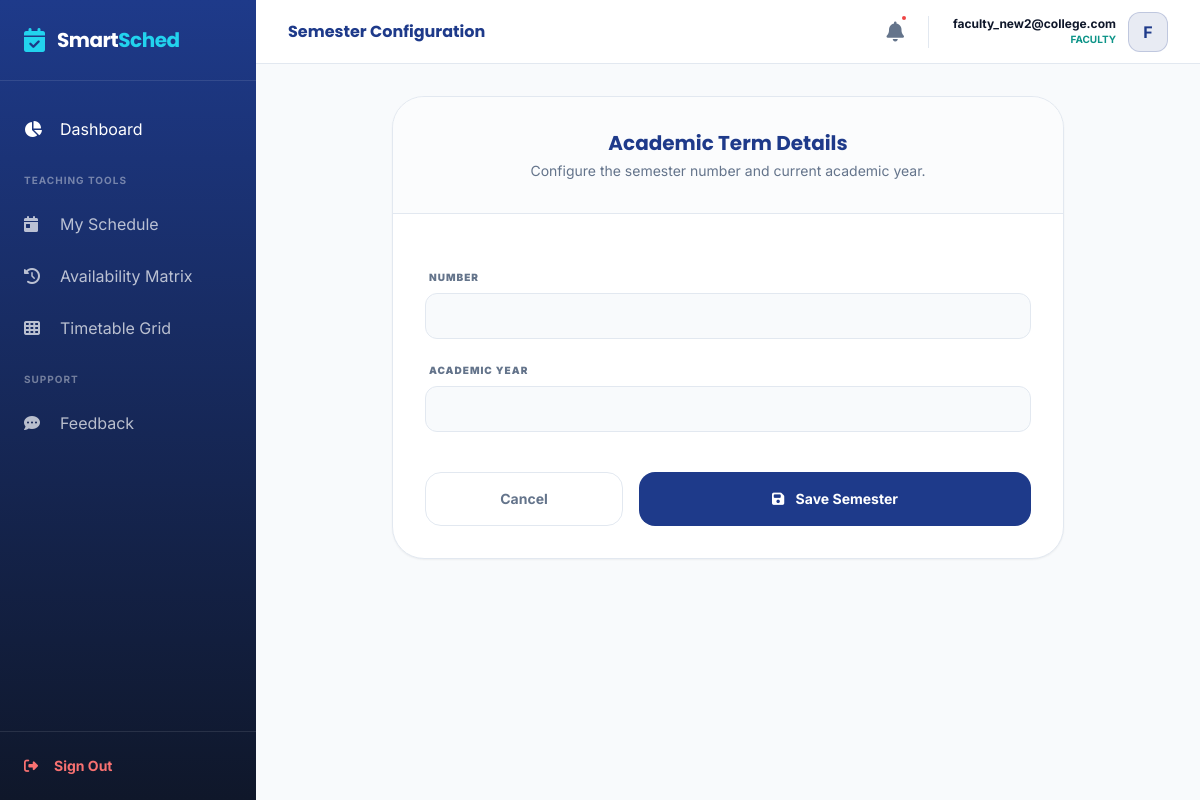
Page /core/semesters/add/ (signed in) on the committed database.
### accounts/models.py (models this page shows, shortened)
class User(AbstractUser):
    ADMIN = 'admin'
    FACULTY = 'faculty'
    ROLE_CHOICES = [
        (ADMIN, 'Admin/HOD'),
        (FACULTY, 'Faculty/User'),
    ]
    username = None
    email = models.EmailField(unique=True)
    role = models.CharField(max_length=10, choices=ROLE_CHOICES, default=FACULTY)
    profile_picture = models.ImageField(upload_to='profiles/', null=True, blank=True)
    is_verified = models.BooleanField(default=False)
    login_count = models.PositiveIntegerField(default=0)
    USERNAME_FIELD = 'email'
    REQUIRED_FIELDS = []
    objects = CustomUserManager()

### core/views.py (the view)
# urls.py: path('semesters/add/', views.SemesterCreateView.as_view(), name='semester_add'),
class SemesterCreateView(LoginRequiredMixin, CreateView):
    model = Semester
    fields = ['number', 'academic_year']
    template_name = 'core/semester_form.html'
    success_url = reverse_lazy('department_list')

### templates/core/semester_form.html (shortened to what this page needs)
{% extends 'base_dashboard.html' %}
{% block header_title %}Semester Configuration{% endblock %}
{% block content %}
<div class="max-w-2xl mx-auto fade-in-up">
    <div class="bg-white rounded-[32px] border border-borderSubtle shadow-sm overflow-hidden">
        <div class="p-8 border-b border-borderSubtle bg-bgSoft/50 text-center">
            <h3 class="font-display text-xl font-bold text-primary">Academic Term Details</h3>
            <p class="text-textGray text-sm mt-1">Configure the semester number and current academic year.</p>
        </div>
        <form method="POST" class="p-8 space-y-6">
            {% for field in form %}
            <div class="flex flex-col gap-2">
                <label class="text-[10px] font-black text-textGray uppercase tracking-widest ml-1">
                    {{ field.label }}
                </label>
                {{ field }}
            </div>
            {% endfor %}
            <div class="flex gap-4 pt-4">
                <a href="{% url 'department_list' %}" class="flex-1 text-center py-4 rounded-2xl border border-borderSubtle text-textGray font-bold text-sm hover:bg-bgSoft transition-all">
                    Cancel
                </a>
                <button type="submit" class="flex-[2] btn-glow bg-primary text-white py-4 rounded-2xl font-bold text-sm transition-all hover:scale-[1.02]">
                    <i class="fa-solid fa-floppy-disk mr-2"></i> Save Semester
                </button>
            </div>
        </form>
    </div>
</div>
{% endblock %}

### templates/base_dashboard.html (shortened to what this page needs)
{% load static %}
<!DOCTYPE html>
<html lang="en">
<head>
    <script src="https://cdn.tailwindcss.com"></script>
    <link rel="stylesheet" href="https://cdnjs.cloudflare.com/ajax/libs/font-awesome/6.4.0/css/all.min.css">
</head>
<body class="bg-bgSoft font-sans text-textDark">
    <aside class="fixed inset-y-0 left-0 w-64 sidebar-gradient text-white hidden md:flex flex-col z-50">
        <div class="p-6 border-b border-white/10">
            <a href="/" class="flex items-center gap-3">
                <i class="fa-solid fa-calendar-check text-highlight text-2xl"></i>
                <span class="font-display text-xl font-bold tracking-tight">Smart<span
                        class="text-highlight">Sched</span></span>
            </a>
        </div>
        <nav class="flex-grow py-6 space-y-1">
            <a href="{% if user.role == 'admin' %}{% url 'admin_dashboard' %}{% else %}{% url 'user_dashboard' %}{% endif %}"
                class="flex items-center gap-4 px-6 py-3 hover:bg-white/5 transition-all {% if 'dashboard' in request.path %}nav-active{% endif %}">
                <i class="fa-solid fa-chart-pie w-5"></i> Dashboard
            </a>
            {% if user.role == 'admin' %}
            <div class="px-6 pt-4 pb-2 text-[10px] font-bold text-white/40 uppercase tracking-widest">Academic Core
            </div>
            <div class="px-6 pt-4 pb-2 text-[10px] font-bold text-white/40 uppercase tracking-widest">Academic Core
            </div>
            <a href="{% url 'department_list' %}"
                class="flex items-center gap-4 px-6 py-3 hover:bg-white/5 transition-all text-white/70 {% if 'department' in request.path %}nav-active{% endif %}">
                <i class="fa-solid fa-sitemap w-5"></i> Departments
            </a>
            <a href="{% url 'semester_add' %}"
                class="flex items-center gap-4 px-6 py-3 hover:bg-white/5 transition-all text-white/70 {% if 'semester' in request.path %}nav-active{% endif %}">
                <i class="fa-solid fa-layer-group w-5"></i> Semesters
            </a>
            <a href="{% url 'section_add' %}"
                class="flex items-center gap-4 px-6 py-3 hover:bg-white/5 transition-all text-white/70 {% if 'section' in request.path %}nav-active{% endif %}">
                <i class="fa-solid fa-users-rectangle w-5"></i> Sections
            </a>
            <a href="{% url 'classroom_list' %}"
                class="flex items-center gap-4 px-6 py-3 hover:bg-white/5 transition-all text-white/70 {% if 'classroom' in request.path %}nav-active{% endif %}">
                <i class="fa-solid fa-door-open w-5"></i> Classrooms
            </a>
            <a href="{% url 'subject_list' %}"
                class="flex items-center gap-4 px-6 py-3 hover:bg-white/5 transition-all text-white/70 {% if 'subject' in request.path %}nav-active{% endif %}">
                <i class="fa-solid fa-book w-5"></i> Subjects
            </a>
            <div class="px-6 pt-4 pb-2 text-[10px] font-bold text-white/40 uppercase tracking-widest">Planning</div>
            <a href="{% url 'faculty_list' %}"
                class="flex items-center gap-4 px-6 py-3 hover:bg-white/5 transition-all text-white/70 {% if 'faculty' in request.path %}nav-active{% endif %}">
                <i class="fa-solid fa-user-tie w-5"></i> Faculty
            </a>
            <a href="{% url 'generate_timetable' %}"
                class="flex items-center gap-4 px-6 py-3 hover:bg-white/5 transition-all text-white/70 {% if 'generate' in request.path %}nav-active{% endif %}">
                <i class="fa-solid fa-wand-magic-sparkles w-5"></i> Scheduler
            </a>
            {% else %}
            <div class="px-6 pt-4 pb-2 text-[10px] font-bold text-white/40 uppercase tracking-widest">Teaching Tools
            </div>
            <a href="{% url 'user_dashboard' %}"
                class="flex items-center gap-4 px-6 py-3 hover:bg-white/5 transition-all text-white/70 {% if 'user_dashboard' in request.resolver_match.url_name %}nav-active{% endif %}">
                <i class="fa-solid fa-calendar-day w-5"></i> My Schedule
            </a>
            <a href="{% url 'faculty_availability' %}"
                class="flex items-center gap-4 px-6 py-3 hover:bg-white/5 transition-all text-white/70 {% if 'availability' in request.path %}nav-active{% endif %}">
                <i class="fa-solid fa-clock-rotate-left w-5"></i> Availability Matrix
            </a>
            {% endif %}
            <a href="{% url 'timetable_view' %}"
                class="flex items-center gap-4 px-6 py-3 hover:bg-white/5 transition-all text-white/70 {% if 'view' in request.path and 'timetable' in request.path %}nav-active{% endif %}">
                <i class="fa-solid fa-table-cells w-5"></i> Timetable Grid
            </a>
            <div class="px-6 pt-4 pb-2 text-[10px] font-bold text-white/40 uppercase tracking-widest">Support</div>
            <a href="{% if user.role == 'admin' %}{% url 'admin_feedback_list' %}{% else %}{% url 'feedback_create' %}{% endif %}"
                class="flex items-center gap-4 px-6 py-3 hover:bg-white/5 transition-all text-white/70 {% if 'feedback' in request.path %}nav-active{% endif %}">
                <i class="fa-solid fa-comment-dots w-5"></i> Feedback
            </a>
        </nav>
        <div class="p-6 border-t border-white/10">
            <a href="{% url 'logout' %}"
                class="flex items-center gap-4 text-red-400 hover:text-red-300 text-sm font-bold transition-colors">
                <i class="fa-solid fa-right-from-bracket"></i> Sign Out
            </a>
        </div>
    </aside>
    <div class="md:ml-64 flex flex-col min-h-screen">
        <header
            class="h-16 bg-white border-b border-borderSubtle flex items-center justify-between px-8 sticky top-0 z-40">
            <h1 class="font-display font-bold text-primary">{% block header_title %}System Overview{% endblock %}</h1>
            <div class="flex items-center gap-6">
                <a href="{% url 'notification_list' %}"
                    class="relative text-textGray hover:text-primary transition-colors">
                    <i class="fa-solid fa-bell text-xl"></i>
                    {% if user.notifications.all %}
                    {% if not user.notifications.first.is_read %}
                    <span class="absolute -top-1 -right-1 w-2 h-2 bg-red-500 rounded-full border-2 border-white"></span>
                    {% endif %}
                    {% endif %}
                </a>
                <div class="flex items-center gap-3">
                    <div class="text-right hidden sm:block">
                        <p class="text-xs font-bold text-textDark">{{ user.email }}</p>
                        <p class="text-[10px] font-bold text-secondary uppercase">{{ user.role }}</p>
                    </div>
                    <div
                        class="w-10 h-10 bg-primary/10 rounded-xl flex items-center justify-center text-primary font-bold border border-primary/20">
                        {{ user.email|slice:":1"|upper }}
                    </div>
                </div>
            </div>
        </header>
        <main class="p-8">
            {% block content %}{% endblock %}
        </main>
    </div>
</body>
</html>

### templates/base_dashboard.html (style rules this page uses)
.sidebar-gradient { background: linear-gradient(180deg, #1E3A8A 0%, #0F172A 100%); }
.fade-in-up { animation: fadeInUp 0.5s ease-out forwards; }

### rows in the picture
User: email "faculty_new2@college.com", role "FACULTY", email "F"

### other values in the picture
{{ field.label }} "NUMBER" "ACADEMIC YEAR"
